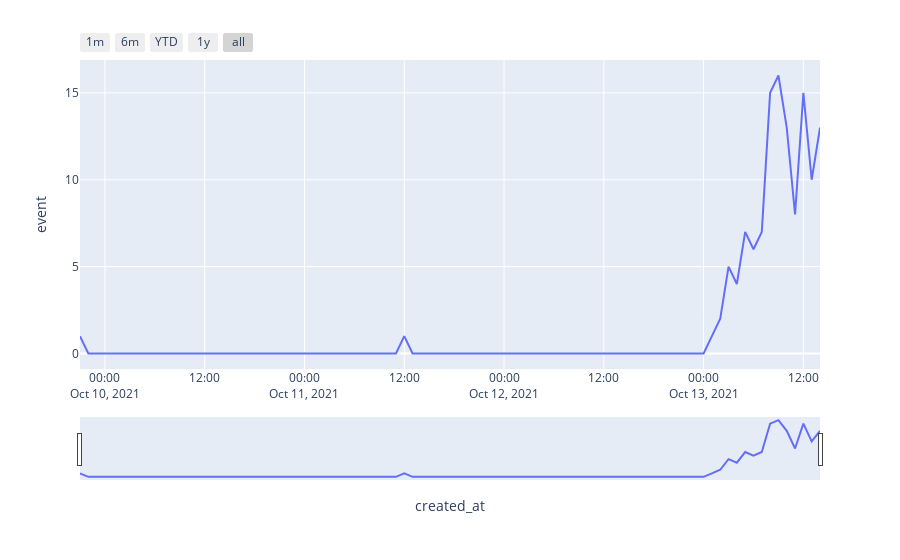

This figure's notebook cell:
### Code cell
fig = px.line(data_frame=df, x="created_at", y="event")
fig.update_xaxes(
    rangeslider_visible=True,
    rangeselector=dict(
        buttons=list([
            dict(count=1, label="1m", step="month", stepmode="backward"),
            dict(count=6, label="6m", step="month", stepmode="backward"),
            dict(count=1, label="YTD", step="year", stepmode="todate"),
            dict(count=1, label="1y", step="year", stepmode="backward"),
            dict(step="all")
        ])
    )
)
fig.show()

### Figure 1 — Plotly figure (JSON) as saved in the notebook; plotly's stock layout.template omitted (floating-point values rounded to 4 significant figures)
{"data": [{"hovertemplate": "created_at=%{x}<br>event=%{y}<extra></extra>", "legendgroup": "", "line": {"color": "#636efa", "dash": "solid"}, "marker": {"symbol": "circle"}, "mode": "lines", "name": "", "orientation": "v", "showlegend": false, "type": "scatter", "x": ["2021-10-09T21:00:00", "2021-10-09T22:00:00", "2021-10-09T23:00:00", "2021-10-10T00:00:00", "2021-10-10T01:00:00", "2021-10-10T02:00:00", "2021-10-10T03:00:00", "2021-10-10T04:00:00", "2021-10-10T05:00:00", "2021-10-10T06:00:00", "2021-10-10T07:00:00", "2021-10-10T08:00:00", "2021-10-10T09:00:00", "2021-10-10T10:00:00", "2021-10-10T11:00:00", "2021-10-10T12:00:00", "2021-10-10T13:00:00", "2021-10-10T14:00:00", "2021-10-10T15:00:00", "2021-10-10T16:00:00", "2021-10-10T17:00:00", "2021-10-10T18:00:00", "2021-10-10T19:00:00", "2021-10-10T20:00:00", "2021-10-10T21:00:00", "2021-10-10T22:00:00", "2021-10-10T23:00:00", "2021-10-11T00:00:00", "2021-10-11T01:00:00", "2021-10-11T02:00:00", "2021-10-11T03:00:00", "2021-10-11T04:00:00", "2021-10-11T05:00:00", "2021-10-11T06:00:00", "2021-10-11T07:00:00", "2021-10-11T08:00:00", "2021-10-11T09:00:00", "2021-10-11T10:00:00", "2021-10-11T11:00:00", "2021-10-11T12:00:00", "2021-10-11T13:00:00", "2021-10-11T14:00:00", "2021-10-11T15:00:00", "2021-10-11T16:00:00", "2021-10-11T17:00:00", "2021-10-11T18:00:00", "2021-10-11T19:00:00", "2021-10-11T20:00:00", "2021-10-11T21:00:00", "2021-10-11T22:00:00", "2021-10-11T23:00:00", "2021-10-12T00:00:00", "2021-10-12T01:00:00", "2021-10-12T02:00:00", "2021-10-12T03:00:00", "2021-10-12T04:00:00", "2021-10-12T05:00:00", "2021-10-12T06:00:00", "2021-10-12T07:00:00", "2021-10-12T08:00:00", "2021-10-12T09:00:00", "2021-10-12T10:00:00", "2021-10-12T11:00:00", "2021-10-12T12:00:00", "2021-10-12T13:00:00", "2021-10-12T14:00:00", "2021-10-12T15:00:00", "2021-10-12T16:00:00", "2021-10-12T17:00:00", "2021-10-12T18:00:00", "2021-10-12T19:00:00", "2021-10-12T20:00:00", "2021-10-12T21:00:00", "2021-10-12T22:00:00", "2021-10-12T23:00:00", "2021-10-13T00:00:00", "2021-10-13T01:00:00", "2021-10-13T02:00:00", "2021-10-13T03:00:00", "2021-10-13T04:00:00", "2021-10-13T05:00:00", "2021-10-13T06:00:00", "2021-10-13T07:00:00", "2021-10-13T08:00:00", "2021-10-13T09:00:00", "2021-10-13T10:00:00", "2021-10-13T11:00:00", "2021-10-13T12:00:00", "2021-10-13T13:00:00", "2021-10-13T14:00:00"], "xaxis": "x", "y": [1, 0, 0, 0, 0, 0, 0, 0, 0, 0, 0, 0, 0, 0, 0, 0, 0, 0, 0, 0, 0, 0, 0, 0, 0, 0, 0, 0, 0, 0, 0, 0, 0, 0, 0, 0, 0, 0, 0, 1, 0, 0, 0, 0, 0, 0, 0, 0, 0, 0, 0, 0, 0, 0, 0, 0, 0, 0, 0, 0, 0, 0, 0, 0, 0, 0, 0, 0, 0, 0, 0, 0, 0, 0, 0, 0, 1, 2, 5, 4, 7, 6, 7, 15, 16, 13, 8, 15, 10, 13], "yaxis": "y"}], "layout": {"legend": {"tracegroupgap": 0}, "margin": {"t": 60}, "xaxis": {"anchor": "y", "domain": [0, 1], "rangeselector": {"buttons": [{"count": 1, "label": "1m", "step": "month", "stepmode": "backward"}, {"count": 6, "label": "6m", "step": "month", "stepmode": "backward"}, {"count": 1, "label": "YTD", "step": "year", "stepmode": "todate"}, {"count": 1, "label": "1y", "step": "year", "stepmode": "backward"}, {"step": "all"}]}, "rangeslider": {"visible": true}, "title": {"text": "created_at"}}, "yaxis": {"anchor": "x", "domain": [0, 1], "title": {"text": "event"}}}}
